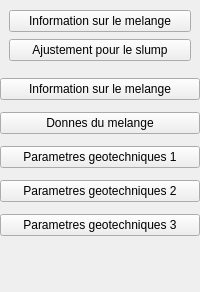
            <widget class="QWidget" name="rpc_menu_1_1" native="true">
             <property name="maximumSize">
              <size>
               <width>16777215</width>
               <height>16777215</height>
              </size>
             </property>
             <layout class="QVBoxLayout" name="verticalLayout_14">
              <property name="spacing">
               <number>0</number>
              </property>
              <property name="leftMargin">
               <number>0</number>
              </property>
              <property name="topMargin">
               <number>0</number>
              </property>
              <property name="rightMargin">
               <number>0</number>
              </property>
              <property name="bottomMargin">
               <number>0</number>
              </property>
              <item>
               <widget class="QWidget" name="rpc_sub_menu1" native="true">
                <property name="minimumSize">
                 <size>
                  <width>0</width>
                  <height>72</height>
                 </size>
                </property>
                <layout class="QVBoxLayout" name="verticalLayout_12">
                 <item>
                  <widget class="QPushButton" name="pushButton_11">
                   <property name="text">
                    <string>Information sur le melange</string>
                   </property>
                   <property name="checkable">
                    <bool>true</bool>
                   </property>
                   <property name="autoExclusive">
                    <bool>true</bool>
                   </property>
                  </widget>
                 </item>
                 <item>
                  <widget class="QPushButton" name="pushButton_12">
                   <property name="text">
                    <string>Ajustement pour le slump</string>
                   </property>
                   <property name="checkable">
                    <bool>true</bool>
                   </property>
                   <property name="autoExclusive">
                    <bool>true</bool>
                   </property>
                  </widget>
                 </item>
                </layout>
               </widget>
              </item>
              <item>
               <widget class="QWidget" name="rpc_sub_mnu_2" native="true">
                <property name="minimumSize">
                 <size>
                  <width>0</width>
                  <height>180</height>
                 </size>
                </property>
                <layout class="QVBoxLayout" name="verticalLayout_15">
                 <property name="leftMargin">
                  <number>0</number>
                 </property>
                 <property name="topMargin">
                  <number>0</number>
                 </property>
                 <property name="rightMargin">
                  <number>0</number>
                 </property>
                 <item>
                  <widget class="QPushButton" name="pushButton_4">
                   <property name="text">
                    <string>Information sur le melange</string>
                   </property>
                  </widget>
                 </item>
                 <item>
                  <widget class="QPushButton" name="pushButton">
                   <property name="text">
                    <string>Donnes du melange</string>
                   </property>
                  </widget>
                 </item>
                 <item>
                  <widget class="QPushButton" name="pushButton_5">
                   <property name="text">
                    <string>Parametres geotechniques 1</string>
                   </property>
                  </widget>
                 </item>
                 <item>
                  <widget class="QPushButton" name="pushButton_2">
                   <property name="text">
                    <string>Parametres geotechniques 2</string>
                   </property>
                  </widget>
                 </item>
                 <item>
                  <widget class="QPushButton" name="pushButton_3">
                   <property name="text">
                    <string>Parametres geotechniques 3</string>
                   </property>
                  </widget>
                 </item>
                </layout>
               </widget>
              </item>
              <item>
               <spacer name="verticalSpacer_3">
                <property name="orientation">
                 <enum>Qt::Vertical</enum>
                </property>
                <property name="sizeHint" stdset="0">
                 <size>
                  <width>20</width>
                  <height>40</height>
                 </size>
                </property>
               </spacer>
              </item>
             </layout>
            </widget>
